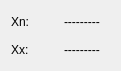
<?xml version="1.0" encoding="UTF-8"?>
<ui version="4.0">
 <class>WMOffsetValBase</class>
 <widget class="QDialog" name="WMOffsetValBase">
  <property name="geometry">
   <rect>
    <x>0</x>
    <y>0</y>
    <width>121</width>
    <height>71</height>
   </rect>
  </property>
  <property name="sizePolicy">
   <sizepolicy hsizetype="Minimum" vsizetype="Minimum">
    <horstretch>0</horstretch>
    <verstretch>0</verstretch>
   </sizepolicy>
  </property>
  <property name="minimumSize">
   <size>
    <width>0</width>
    <height>0</height>
   </size>
  </property>
  <property name="mouseTracking">
   <bool>false</bool>
  </property>
  <property name="windowTitle">
   <string>Offset</string>
  </property>
  <layout class="QGridLayout">
   <item row="0" column="1">
    <widget class="QLabel" name="XnOffsDisp">
     <property name="frameShape">
      <enum>QFrame::NoFrame</enum>
     </property>
     <property name="text">
      <string>---------</string>
     </property>
     <property name="wordWrap">
      <bool>false</bool>
     </property>
    </widget>
   </item>
   <item row="0" column="0">
    <widget class="QLabel" name="XnLabel">
     <property name="frameShape">
      <enum>QFrame::NoFrame</enum>
     </property>
     <property name="text">
      <string>Xn:</string>
     </property>
     <property name="wordWrap">
      <bool>false</bool>
     </property>
    </widget>
   </item>
   <item row="1" column="0">
    <widget class="QLabel" name="XxLabel">
     <property name="frameShape">
      <enum>QFrame::NoFrame</enum>
     </property>
     <property name="text">
      <string>Xx:</string>
     </property>
     <property name="wordWrap">
      <bool>false</bool>
     </property>
    </widget>
   </item>
   <item row="1" column="1">
    <widget class="QLabel" name="XxOffsDisp">
     <property name="frameShape">
      <enum>QFrame::NoFrame</enum>
     </property>
     <property name="text">
      <string>---------</string>
     </property>
     <property name="alignment">
      <set>Qt::AlignVCenter</set>
     </property>
     <property name="wordWrap">
      <bool>false</bool>
     </property>
    </widget>
   </item>
  </layout>
 </widget>
 <layoutdefault spacing="6" margin="11"/>
 <pixmapfunction>qPixmapFromMimeSource</pixmapfunction>
 <includes>
  <include location="local">widgetgeometry.h</include>
  <include location="local">wmrawactualconfigbase.h</include>
  <include location="local">tools.h</include>
 </includes>
 <resources/>
 <connections/>
</ui>
